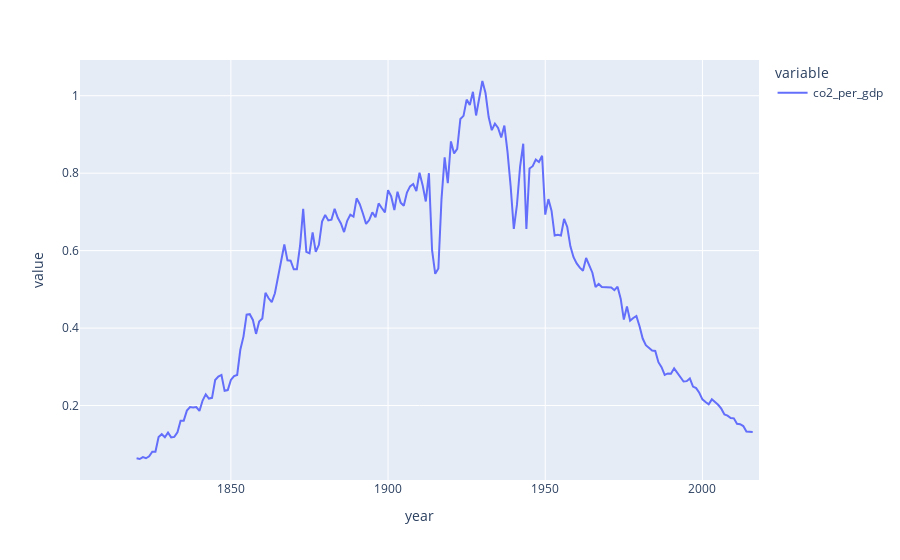

Notebook source saved alongside this figure:
### Code cell
fig = px.line(data,x="year",y=['co2_per_gdp']) 
fig.show()

### Figure 1 — Plotly figure (JSON) as saved in the notebook; plotly's stock layout.template omitted (floating-point values rounded to 4 significant figures; data arrays with more than 128 entries replaced by an {"elided": "..."} marker saying what was removed)
{"data": [{"hovertemplate": "variable=co2_per_gdp<br>year=%{x}<br>value=%{y}<extra></extra>", "legendgroup": "co2_per_gdp", "line": {"color": "#636efa", "dash": "solid"}, "mode": "lines", "name": "co2_per_gdp", "orientation": "v", "showlegend": true, "type": "scatter", "x": {"elided": "211 int values"}, "xaxis": "x", "y": {"elided": "211 float values"}, "yaxis": "y"}], "layout": {"legend": {"title": {"text": "variable"}, "tracegroupgap": 0}, "margin": {"t": 60}, "xaxis": {"anchor": "y", "domain": [0, 1], "title": {"text": "year"}}, "yaxis": {"anchor": "x", "domain": [0, 1], "title": {"text": "value"}}}}
